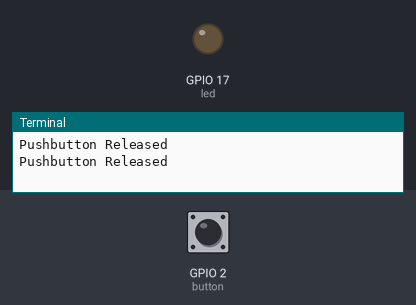
Bench run of a program on a simulated Raspberry Pi (BCM pin numbers). Shown: output pins drawn as LEDs (lit = HIGH), the last lines printed to the terminal. The test bench sets the inputs (shaded band); at power-on: GPIO 2 (button) HIGH.

Above: at 1.2 s.
1.3 s: GPIO 2 (button) pulled LOW for 1.2 s
At 2.4 s:
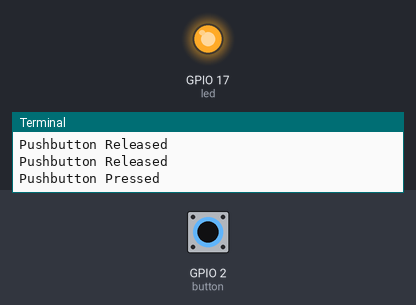
4.5 s: GPIO 2 (button) pulled LOW for 3.2 s
At 9.4 s:
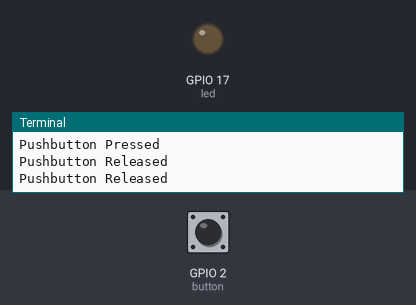
Timing chart, 0 to 10.9 s (numbered marks = the images above; inputs shaded):
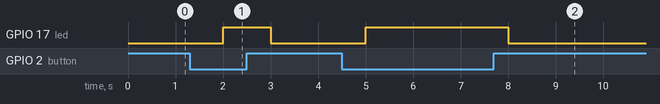

Measured:
- after the input at 1.3 s, GPIO 17 (led): LOW → HIGH after 0.70 s, → LOW 1.0 s later
- after the input at 4.5 s, GPIO 17 (led): LOW → HIGH after 0.50 s, → LOW 3.0 s later

The program:

pushbutton.py
```python
from gpiozero import Button, LED
from time import sleep

button = Button(2)
led = LED(17)

while True:
    if button.is_pressed:
        print("Pushbutton Pressed")
        led.on()
    else:
        print("Pushbutton Released")
        led.off()
    sleep(1)
```
